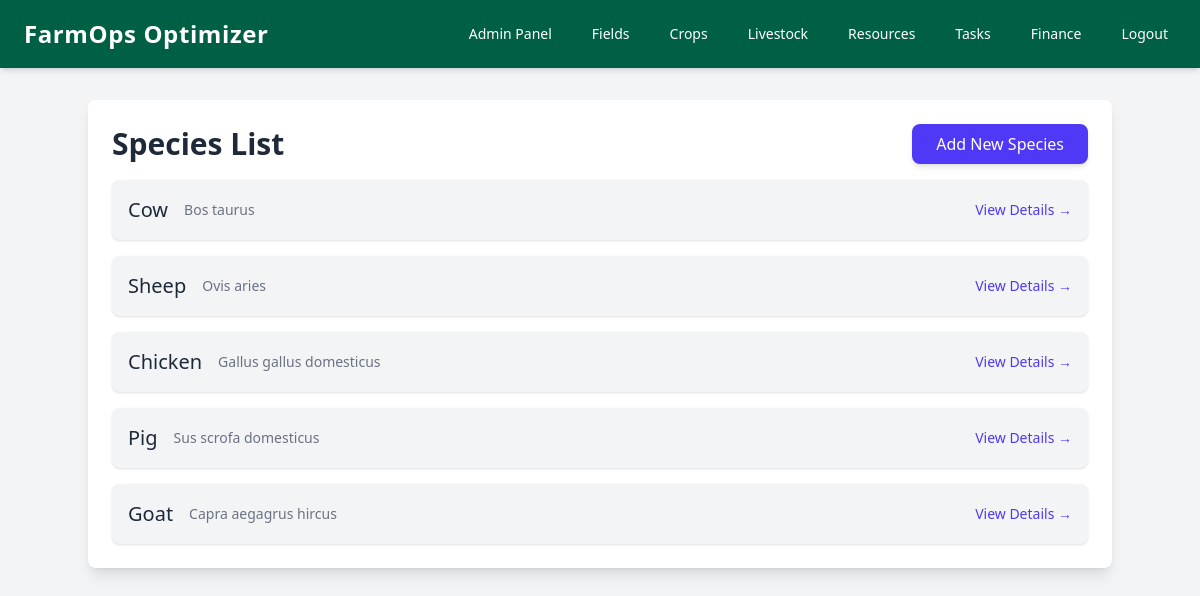
Page /livestock/species/ (signed in) on the committed database.
### livestock/models.py (models this page shows, shortened)
class Species(models.Model):
    name = models.CharField(max_length=100)
    description = models.TextField()
    scientific_name = models.CharField(max_length=100, blank=True, null=True)
    family = models.CharField(max_length=100, blank=True, null=True)
    genus = models.CharField(max_length=100, blank=True, null=True)
    kingdom = models.CharField(max_length=100, blank=True, null=True)
    CONSERVATION_STATUS_CHOICES = [
        ('LC', 'Least Concern'),
        ('NT', 'Near Threatened'),
        ('VU', 'Vulnerable'),
        ('EN', 'Endangered'),
        ('CR', 'Critically Endangered'),
        ('EX', 'Extinct'),
        ('EW', 'Extinct in the Wild'),
    ]
    conservation_status = models.CharField(max_length=2, choices=CONSERVATION_STATUS_CHOICES, default='LC')
    AVERAGE_WEIGHT_CHOICES = [
        ('<10', 'Less than 10kg'),
        ('10-50', '10-50kg'),
        ('50-100', '50-100kg'),
        ('100-500', '100-500kg'),
        ('>500', 'More than 500kg'),
    ]
    average_weight = models.CharField(max_length=10, choices=AVERAGE_WEIGHT_CHOICES, blank=True, null=True)
    AVERAGE_HEIGHT_CHOICES = [
        ('<0.5', 'Less than 0.5m'),
        ('0.5-1', '0.5-1m'),
        ('1-3', '1-3m'),
        ('3-5', '3-5m'),
        ('>5', 'More than 5m'),
    ]
    average_height = models.CharField(max_length=10, choices=AVERAGE_HEIGHT_CHOICES, blank=True, null=True)
    LIFESPAN_CHOICES = [
            (1, 'Less than 1 year'),
            (2, '1-5 years'),
            (3, '6-10 years'),
            (4, '11-20 years'),
            (5, '21-50 years'),
            (6, 'More than 50 years'),
        ]
    lifespan = models.IntegerField(choices=LIFESPAN_CHOICES, null=True, blank=True)
    habitat = models.TextField(blank=True, null=True)
    RANGE_CHOICES = [
        ('AFRICA', 'Africa'),
        ('ASIA', 'Asia'),
        ('EUROPE', 'Europe'),
        ('NORTH_AMERICA', 'North America'),
        ('SOUTH_AMERICA', 'South America'),
        ('OCEANIA', 'Oceania'),
        ('ANTARCTICA', 'Antarctica'),
        ('GLOBAL', 'Global'),
    ]
    range = models.CharField(max_length=15, choices=RANGE_CHOICES, blank=True, null=True)
    DIET_CHOICES = [
        ('HERBIVORE', 'Herbivore'),
        ('CARNIVORE', 'Carnivore'),
        ('OMNIVORE', 'Omnivore'),
        ('INSECTIVORE', 'Insectivore'),
        ('FRUGIVORE', 'Frugivore'),
        ('NECROPHAGY', 'Necrophagy'),
    ]
    diet = models.CharField(max_length=20, choices=DIET_CHOICES, blank=True, null=True)
    BEHAVIOR_CHOICES = [
        ('SOCIAL', 'Social'),
        ('SOLITARY', 'Solitary'),
        ('MIGRATORY', 'Migratory'),
        ('NOCTURNAL', 'Nocturnal'),
        ('DIURNAL', 'Diurnal'),
    ]
    behavior = models.CharField(max_length=20, choices=BEHAVIOR_CHOICES, blank=True, null=True)
    REPRODUCTION_CHOICES = [
        ('OVIPAROUS', 'Oviparous'),
        ('VIVIPAROUS', 'Viviparous'),
        ('OVOVIVIPAROUS', 'Ovoviviparous'),
    ]
    reproduction = models.CharField(max_length=25, choices=REPRODUCTION_CHOICES, blank=True, null=True)
    MATING_SEASON_CHOICES = [
            ('SPRING', 'Spring'),
            ('SUMMER', 'Summer'),
            ('AUTUMN', 'Autumn'),
            ('WINTER', 'Winter'),
            ('YEAR_ROUND', 'Year-Round'),
            ('UNKNOWN', 'Unknown'),
        ]
    mating_season = models.CharField(max_length=20, choices=MATING_SEASON_CHOICES, blank=True, null=True)
    ENDANGERED_STATUS_CHOICES = [
        ('CRITICALLY_ENDANGERED', 'Critically Endangered'),
        ('ENDANGERED', 'Endangered'),
        ('VULNERABLE', 'Vulnerable'),
        ('NEAR_THREATENED', 'Near Threatened'),
        ('LEAST_CONCERN', 'Least Concern'),
        ('DATA_DEFICIENT', 'Data Deficient'),
        ('NOT_EVALUATED', 'Not Evaluated'),
        ('UNKNOWN', 'Unknown'),
    ]
    STATUS_CHOICES = [
        ('pending', 'Pending'),
        ('approved', 'Approved'),
    ]
    status = models.CharField(max_length=10, choices=STATUS_CHOICES, default='approved')
    endangered_status = models.CharField(max_length=25, choices=ENDANGERED_STATUS_CHOICES, blank=True, null=True)

### livestock/views.py (the view)
# urls.py: path('species/', views.species_list, name='species_list'),
@login_required
def species_list(request):
    species = Species.objects.filter(status='approved')
    return render(request, 'livestock/species_list.html', {'species': species})

### livestock/templates/livestock/species_list.html
{% extends 'base.html' %}
{% block content %}
    <div class="container mx-auto p-6 bg-white rounded-lg shadow-lg">
        <div class="flex justify-between items-center mb-4">
            <h1 class="text-3xl font-semibold text-gray-800">Species List</h1>
            {% if user.is_authenticated %}
                <a href="{% url 'livestock:species_add' %}" class="bg-indigo-600 text-white px-6 py-2 rounded-lg shadow-md hover:bg-indigo-700 transition duration-300">
                    {% if user.is_staff or user.is_superuser %}
                        Add New Species
                    {% else %}
                        Suggest a New Species
                    {% endif %}
                </a>
            {% endif %}
        </div>
        <ul class="space-y-4">
            {% for species in species %}
                <li>
                    <a href="{% url 'livestock:species_detail' species.pk %}" class="block p-4 bg-gray-100 rounded-lg shadow-sm hover:bg-gray-200 transition duration-200">
                        <div class="flex justify-between items-center">
                            <div class="flex items-center space-x-4">
                                <div class="text-xl font-medium text-gray-800">{{ species.name }}</div>
                                <div class="text-sm text-gray-500">{{ species.scientific_name }}</div>
                            </div>
                            <div class="text-indigo-600 hover:underline text-sm">View Details →</div>
                        </div>
                    </a>
                </li>
            {% empty %}
                <li class="text-gray-500">No species found.</li>
            {% endfor %}
        </ul>
    </div>
{% endblock %}

### rows in the picture
Species: name "Cow", scientific_name "Bos taurus"
Species: name "Sheep", scientific_name "Ovis aries"
Species: name "Chicken", scientific_name "Gallus gallus domesticus"
Species: name "Pig", scientific_name "Sus scrofa domesticus"
Species: name "Goat", scientific_name "Capra aegagrus hircus"
